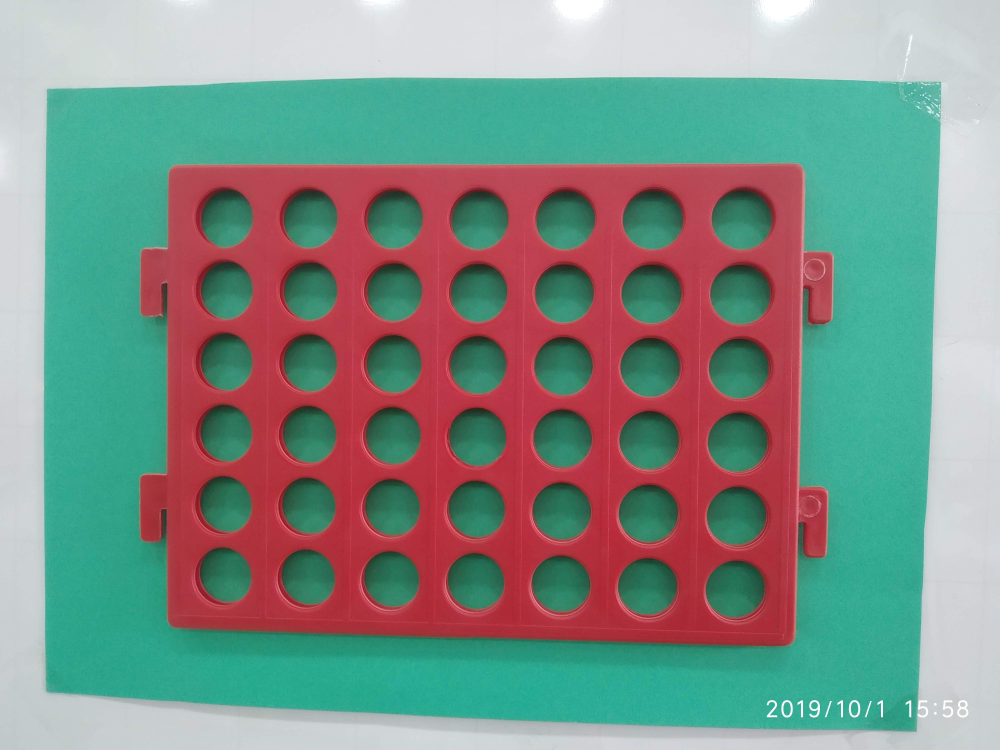
#> input picture imagenes/prueba1.jpg, 4000 x 3000 px (shown at 1/4 size)
$ python -i convertirImgToMatrix.py   (imports and definitions only)   (Python 2 division)
#> lines starting #> are read from the running program, lines starting #| are printed output that depends on the picture; after the words box and inside, x2 and y2 are one past the last pixel; in counts of white or black regions, pixels touching at a corner belong together
# Import the necessary libraries
import math
import numpy as np
import cv2
import Queue

"""
The game works with the follow conventions:
Space: 0
White pieces (AI): 1
BLack pieces (Enemy): -1
 """

# Return the image with the red specter binarizate
def binarizateImg(img):
    imgB, imgG, imgR = cv2.split(img) # Blue, Green, Red
    _,threshold = cv2.threshold(imgR, 120, 255, cv2.THRESH_BINARY_INV)
    return threshold

# Return two positions with the min and max height that contain the board
def getNewHeight(img, w, h):
    initPos = -1
    finalPos = -1
    middle = math.trunc(w / 2)
    cont = 0 # 3 consecutive pixels will make a call
    i = 0
    stop = False # Indicate when to stop
    while (i < h and (not stop)): # Find the initial position
        c = img[i, middle]
        if c == 0: # if is black
            cont += 1
        elif c == 255 and cont > 0: # We need a consecutive line
            cont = 0
        if cont == 3: # If the cont met the goal
            initPos = i
            stop = True
        i += 1
    cont = 0
    i = h-1
    stop = False
    while ( i > 0 and (not stop)): # Find the final position
        c = img[i, middle]
        if c == 0:
            cont += 1
        elif c == 255 and cont > 0:
            cont = 0
        if cont == 3:
            finalPos = i
            stop = True
        i -= 1
    return(initPos, finalPos)

# Return two positions with the min and max width that contain the board
def getNewWidth(img, w, h):
    initPos = -1
    finalPos = -1
    middle = math.trunc(h/2)
    cont = 0 # 3 consecutive pixels will make a call
    i = 0
    stop = False # Indicate when to stop
    while (i < w and (not stop)): # Find the initial position
        c = img[middle, i]
        if c == 0: # Si es negro
            cont += 1
        elif c == 255 and cont > 0: # We need a consecutive line
            cont = 0
        if cont == 3:# If the cont met the goal
            initPos = i
            stop = True
        i += 1
    cont = 0
    i = w-1
    stop = False
    while (i > 0 and (not stop)): # Find the final position
        c = img[middle, i]
        if c == 0:
            cont += 1
        elif c == 255 and cont > 0:
            cont = 0
        if cont == 3:
            finalPos = i
            stop = True
        i -= 1
    return(initPos, finalPos)

# Genera a sub image
def cortarImg(img, xMin, yMin, xMax, yMax):
    crop_img = img[yMin:yMax, xMin:xMax]
    return crop_img

# Based on two images and one position, return the color of the position
def getColor(i, j, imgWhitePieces, imgSpaceHoles):
    white = imgWhitePieces[i, j]
    space = imgSpaceHoles[i, j]
    if space == 255:
        return 0
    elif white == 255:
        return 1
    else:
        return -1

# Return the (x,y) coordinates of the centroids
def getCentroids(img):
    img = cv2.cvtColor(img, cv2.COLOR_RGB2HSV) # Conver the img to SHV
    hue, saturation, value = cv2.split(img)
    _, ht = cv2.threshold(hue, 50, 255, cv2.THRESH_BINARY) # Hue Threshold
    _, st = cv2.threshold(saturation, 0, 255, cv2.THRESH_BINARY) # Saturation Threshold
    _, vt = cv2.threshold(value, 0, 255, cv2.THRESH_BINARY) # Value Threshold
    # Combine the thresholds
    finalImg = cv2.bitwise_and(ht, st)
    finalImg = cv2.bitwise_and(finalImg, vt)
    # Invert the image. OpenCV needs white areas to find centroids
    finalImg = cv2.bitwise_not(finalImg)
    # Makes the image softer
    kernel = np.ones((5,5), np.uint8)
    mask = cv2.morphologyEx(finalImg, cv2.MORPH_OPEN, kernel)
    contorn, _ = cv2.findContours(mask.copy(), cv2.RETR_TREE, cv2.CHAIN_APPROX_SIMPLE)
    points = [] # Save x,y and area
    for c in contorn:
        m = cv2.moments(c)
        if int(m["m00"])!=0:
            cx = int(m["m10"]/m["m00"])
            cy = int(m["m01"]/m["m00"])
            area = cv2.contourArea(c)
            points.append((cx, cy, area))
    return points

# Return the points that we need based on the average
def getpoints(centroids):
    q = Queue.PriorityQueue()
    areaPromedio = 1652
    for i in range(0, len(centroids)):
        a = centroids[i][2]
        q.put((abs(areaPromedio-a), centroids[i]))
    # Get the 42 points
    cont = 0
    points = []
    while not q.empty() and cont<42:
        points.append(q.get()[1])
        cont += 1
    return points

# Sort the points in a bidimensional array
def sortPoints(points):
    queueY = Queue.PriorityQueue()
    for i in range(0, len(points)):
        y = points[i][1]
        queueY.put((y, points[i]))
    matrix = []
    for i in range(0, 6):
        queueX = Queue.PriorityQueue()
        for j in range(0, 7):
            p = queueY.get()[1]
            queueX.put((p[0], p))
        row = []
        for j in range(0, 7):
            row.append(queueX.get()[1])
        matrix.append(row)
    return matrix

# Return a binarizate image with all the white pieces
def getWhitePieces(img):
    img = cv2.cvtColor(img, cv2.COLOR_RGB2HSV)
    hue, saturation, value = cv2.split(img)
    _, ht = cv2.threshold(hue, 0, 255, cv2.THRESH_BINARY)
    _, st = cv2.threshold(saturation, 0, 255, cv2.THRESH_BINARY)
    _, vt = cv2.threshold(value, 230, 255, cv2.THRESH_BINARY)
    finalImg = cv2.bitwise_and(ht, st)
    finalImg = cv2.bitwise_and(finalImg, vt)
    kernel = np.ones((5,5), np.uint8)
    finalImg = cv2.morphologyEx(finalImg, cv2.MORPH_OPEN, kernel)
    return finalImg

# Return a binarizate image with only the spaces holes on the board
def getHoles(img):
    img = cv2.cvtColor(img, cv2.COLOR_RGB2HSV) # Convertir imagen a HSV
    hue, saturation, value = cv2.split(img) # Extraer valores de img
    _, ht = cv2.threshold(hue, 0, 255, cv2.THRESH_BINARY) # Hue Threshold
    _, st = cv2.threshold(saturation, 190, 255, cv2.THRESH_BINARY) # Saturation Threshold
    _, vt = cv2.threshold(value, 0, 255, cv2.THRESH_BINARY) # Value Threshold
    # Combinar los thresholds
    finalImg = cv2.bitwise_and(ht, st)
    finalImg = cv2.bitwise_and(finalImg, vt)
    # Suavizar la imagen
    kernel = np.ones((5,5), np.uint8)
    finalImg = cv2.morphologyEx(finalImg, cv2.MORPH_OPEN, kernel)
    return finalImg

# Get the state based on the original image and the points matrix
def getState(img, points):
    imgWhitePieces = getWhitePieces(img)
    imgSpaceHoles = getHoles(img)
    # Define the initial state
    matriz=[[0,0,0,0,0,0,0],
            [0,0,0,0,0,0,0],
            [0,0,0,0,0,0,0],
            [0,0,0,0,0,0,0],
            [0,0,0,0,0,0,0],
            [0,0,0,0,0,0,0]]
    for j in range(0, len(matriz[0])):
        i = len(matriz)-1
        flag = False
        while i>=0 and (not flag):
            p = points[i][j]
            index = getColor(p[1], p[0], imgWhitePieces, imgSpaceHoles)
            if index == -1:
                matriz[i][j] = -1
            elif index == 1:
                matriz[i][j] = 1
            else:
                flag = True
            i -= 1
    return matriz

# Main function
def ejecutar(path):
#> called with path = 'imagenes/prueba1.jpg'
    try:
        img = cv2.imread(path)
#> img is the input picture: shape (3000, 4000, 3); mean B, G, R 135.8, 143.3, 127.6
        h, w, _ = img.shape # Get width and height
        imgB = binarizateImg(img)
#> in binarizateImg, `_,threshold = cv2.threshold(imgR, 120, 255, cv2.THRESH_BINARY_INV)`:
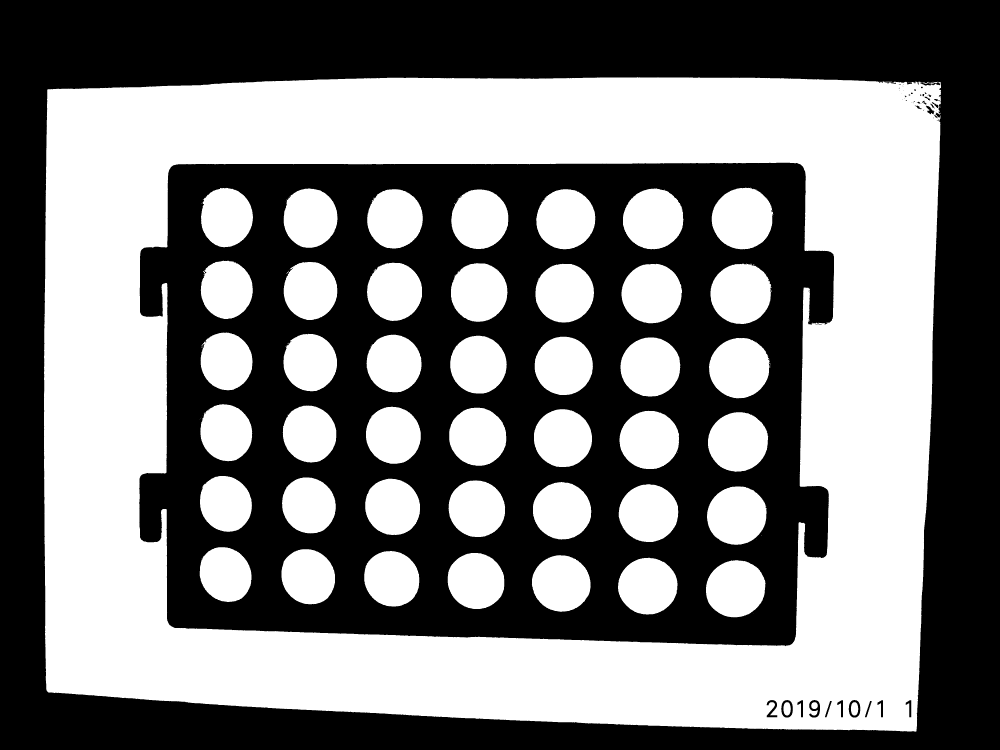
#> threshold: shape (3000, 4000) (shown at 1/4 size); 48.4% white; 115 white regions (66 under 20 px), largest, box (x1, y1, x2, y2) and area: (176, 309, 3764, 2927) 4070348, (2847, 750, 3093, 997) 47250, (2842, 1055, 3087, 1296) 46315
        # Crop board image
        (yMin, yMax) = getNewHeight(imgB, w, h)
#> after the loop in getNewHeight, `while (i < h and (not stop)):`: cont = 3
#> after the loop in getNewHeight, `while ( i > 0 and (not stop)):`: i = 2996
#> yMin = 2; yMax = 2997
        imgB = cortarImg(imgB, 0, yMin, w-1, yMax)
        h, w = imgB.shape
        (xMin, xMax) = getNewWidth(imgB, w, h)
#> after the loop in getNewWidth, `while (i < w and (not stop)):`: cont = 3
#> after the loop in getNewWidth, `while (i > 0 and (not stop)):`: i = 3995
#> xMin = 2; xMax = 3996
        imgC = cortarImg(img, xMin, yMin, xMax, yMax)
        # Get the state
        centroids = getCentroids(imgC)
#> in getCentroids, `hue, saturation, value = cv2.split(img)`:
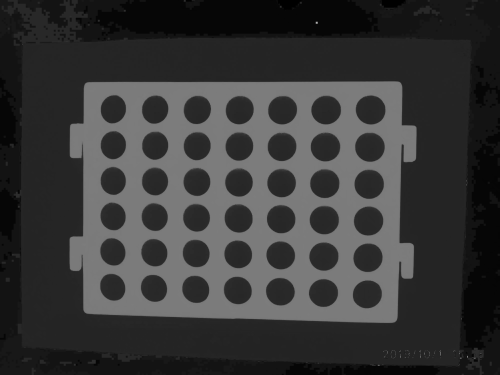
#> hue: shape (2995, 3994) (shown at 1/8 size); min 0, max 178, mean 56
#> in getCentroids, `hue, saturation, value = cv2.split(img)`:
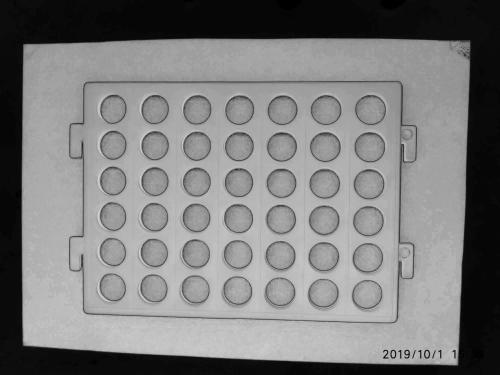
#> saturation: shape (2995, 3994) (shown at 1/8 size); min 0, max 245, mean 124.5
#> in getCentroids, `hue, saturation, value = cv2.split(img)`:
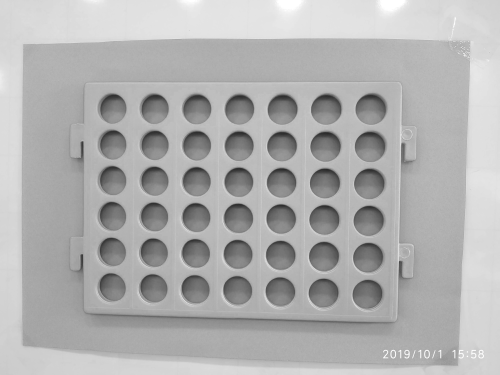
#> value: shape (2995, 3994) (shown at 1/8 size); min 34, max 255, mean 175.8
#> in getCentroids, `_, st = cv2.threshold(saturation, 0, 255, cv2.THRESH_BINARY)`:
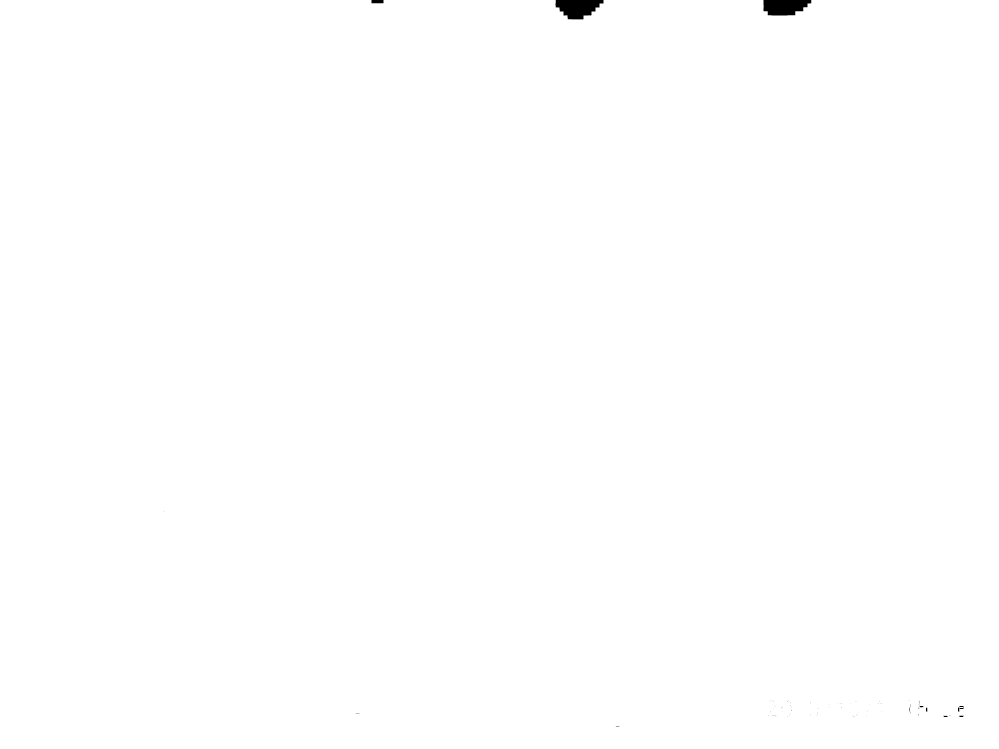
#> st: shape (2995, 3994) (shown at 1/4 size); 99.8% white; 106 black regions (96 under 20 px), largest, box (x1, y1, x2, y2) and area: (2222, 0, 2414, 78) 10532, (3054, 0, 3245, 62) 9675, (1486, 0, 1534, 13) 624
#> in getCentroids, `contorn, _ = cv2.findContours(mask.copy(), cv2.RETR_TREE, cv2.CHAIN_AP..`: contorn = 139 contours, 34 with area under 20; largest, box (x1, y1, x2, y2) and area: (0, 0, 3994, 2995) 11955042, (554, 649, 3334, 2586) 4944085, (2849, 767, 3081, 994) 41600, (2843, 1070, 3075, 1292) 40768, (2840, 1366, 3069, 1589) 40698
#> the loop in getCentroids, `for c in contorn:` made 139 passes
#> (c, cx, cy, area) on pass 1: ([[0, 0], [0, 2994], [3993, 2994], [3993, 0]], 1996, 1497, 11955042)
#> after the loop in getCentroids, `for c in contorn:`: points = 139 items, first 6: (1996, 1497, 11955042), (3061, 2919, 28), (3029, 2920, 94.5), (2983, 2919, 137.5), (3671, 2918, 43.5), (2640, 2908, 11.5)
#> centroids has the same summary as points in getCentroids
        points = getpoints(centroids)
#> the loop in getpoints, `for i in range(0, len(centroids)):` made 139 passes
#> a on passes 1 to 8: 11955042, 28, 94.5, 137.5, 43.5, 11.5, 24.5, 30
#> the loop in getpoints, `while not q.empty() and cont<42:` made 42 passes
#> after the loop in getpoints, `while not q.empty() and cont<42:`: cont = 42; points = 42 items, first 6: (3364, 2828, 314.5), (2533, 181, 287), (3523, 2820, 266), (3158, 2849, 187.5), (3791, 2863, 167.5), (3432, 2827, 164)
        points = sortPoints(points)
#> the loop in sortPoints, `for i in range(0, len(points)):` made 42 passes
#> y on passes 1 to 8: 2828, 181, 2820, 2849, 2863, 2827, 2808, 2821
#> after the loop in sortPoints, `for i in range(0, 6):`: matrix = 6 items
#> points = 6 items
        matriz = getState(imgC, points)
#> in getHoles, `finalImg = cv2.morphologyEx(finalImg, cv2.MORPH_OPEN, kernel)`:
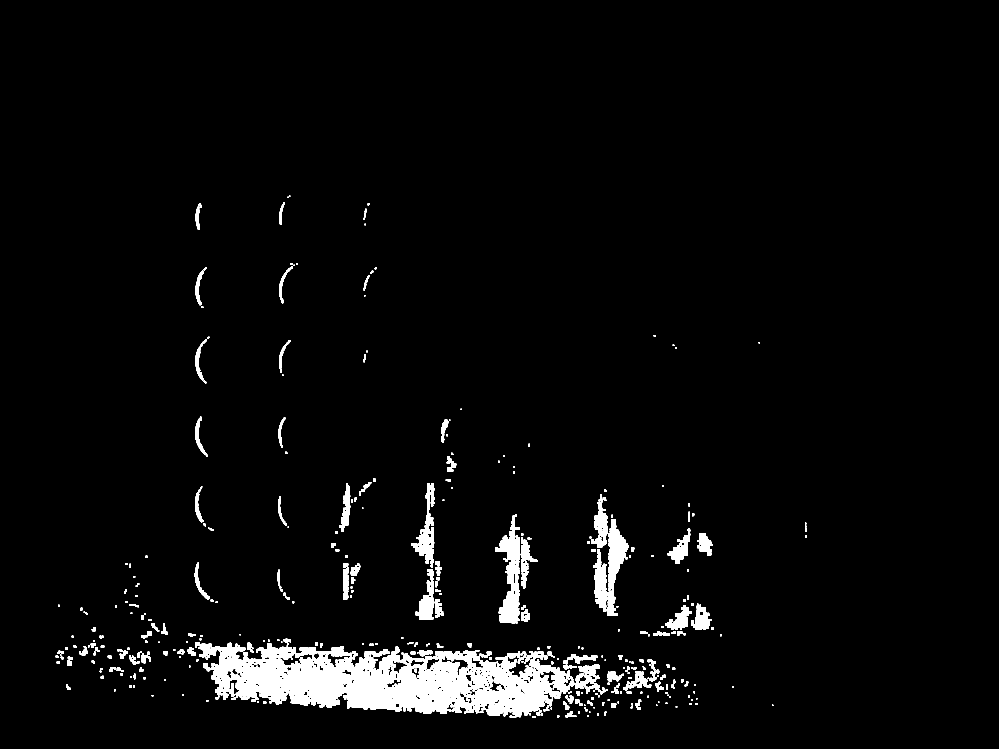
#> finalImg: shape (2995, 3994) (shown at 1/4 size); 3.4% white; 498 white regions, largest, box (x1, y1, x2, y2) and area: (780, 2568, 2300, 2870) 228657, (1982, 2062, 2081, 2493) 19240, (2432, 2078, 2515, 2363) 11987
#> after the loop in getState, `for j in range(0, len(matriz[0])):`: matriz = [[-1, -1, -1, -1, -1, -1, -1], [-1, -1, -1, 1, 1, 1, -1], [1, -1, 1, -1, -1, 1, -1], [1, 1, 1, 1, 1, 1, -1], [1, -1, 1, -1, 1, 1, 1], [-1, -1, 1, -1, 1, -1, -1]]
        # Print the state in every move
        print ""
        for i in range(0, len(matriz)):
            print matriz[i]
#> this loop made 6 passes
#| [-1, -1, -1, -1, -1, -1, -1]
#| [-1, -1, -1, 1, 1, 1, -1]
#| [1, -1, 1, -1, -1, 1, -1]
#| [1, 1, 1, 1, 1, 1, -1]
#| [1, -1, 1, -1, 1, 1, 1]
#> (further printed lines are left out)
        return matriz
    except IOError:
        print "Cannot open the file"

>>> result = ejecutar('imagenes/prueba1.jpg')
#> result has the same summary as matriz in getState
